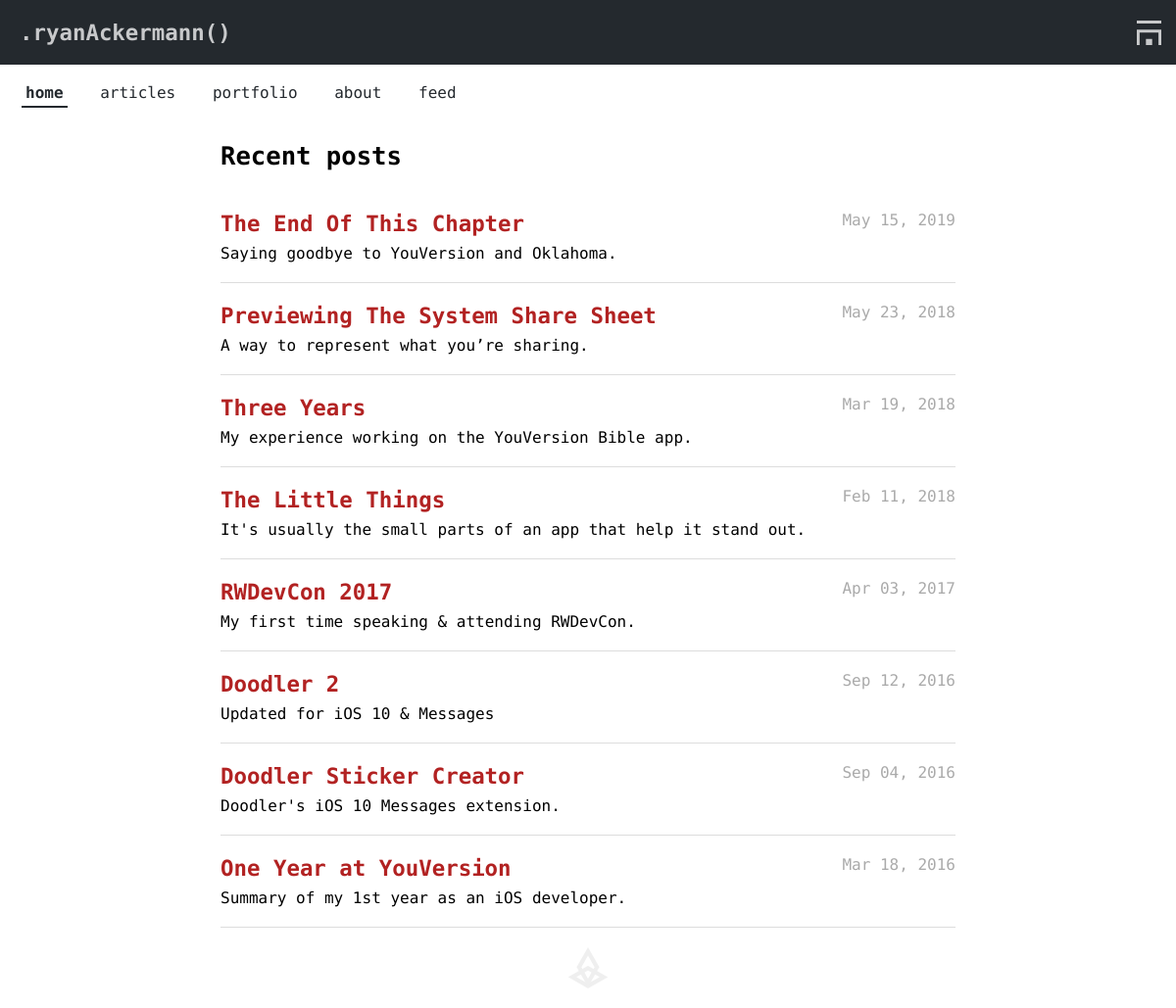
The page / on the database its author committed.
### app/models.py (models this page shows, shortened)
class Post(db.Model):
    id = db.Column(db.Integer, primary_key = True)
    title = db.Column(db.String)
    description = db.Column(db.String)
    content = db.Column(db.String)
    slug = db.Column(db.String)
    timestamp = db.Column(db.DateTime)
    draft = db.Column(db.Boolean, default=True)
    category_id = db.Column(db.Integer, db.ForeignKey('category.id'))
    category = db.relationship('Category', backref=db.backref('posts', lazy='dynamic'))

### app/views.py (the view)
@app.route('/')
def index():
	posts = Post.query.order_by(Post.timestamp.desc()).filter_by(draft=False).all()
	return render_template('index.html', posts=posts, auth=has_auth(), current='index', shape_num=randint(1,9))

### app/__init__.py (called while the page is built)
@app.template_filter('prettytime')
def prettytime(date):
    return date.strftime("%b %d, %Y")

### app/views.py (called while the page is built)
def has_auth():
	return 'username' in session

### app/templates/index.html
{% extends "base.html" %}
{% block stylesheet %}
	<link rel="stylesheet" type="text/css" href="/static/stylesheets/post_list.css">
{% endblock%}
{% block content %}
	<article>
		{% if posts|length == 0 %}
			<h3>No recent posts.</h3>
		{% else %}
			<h1>Recent posts</h1>
			{% for post in posts %}
				<a href="/posts/{{ post.slug }}">
					<div class="post">
						<div id="titledate">
							<h2 id="title">{{ post.title }}</h2>
							<div id="date">{{ post.timestamp|prettytime }}</div>
						</div>
						<div id="preview">
							{{ post.description }}
						</div>
					</div>
				</a>
			{% endfor %}
		{% endif %}
	</article>
	<footer>
		{% if shape_num %}
			<img id="shape" src="/static/shapes/{{ shape_num }}-geo-shape.svg">
		{% endif %}
	</footer>
{% endblock %}

### app/static/stylesheets/primary.css (style rules this page uses)
:root { --border-color: #CCC; --better-black: #24292E; --better-white: #C8C9CB; --main-color: firebrick; --main-hover-color: #C4191C; --main-background: linear-gradient(90deg, #2E94B9 0%, #27b1b1 100%); }
body { font-family: 'Fira Mono', monospace; background: #FFF; text-align: left; margin: 0; }
body h1 { font-size: 1.6em; }
body h2 { font-size: 1.4em; }
body article { width: 85%; margin: 0 auto; max-width: 750px; }
body article a { color: var(--main-color); }

### app/static/stylesheets/post_list.css (style rules this page uses)
.post { padding-top: 12px; padding-bottom: 8px; border-bottom: 1px solid #ddd; }
.post #titledate { padding: .5em 0; }
.post #titledate #title { display: inline; color: var(--main-color); }
.post #titledate #date { float: right; display: inline; color: #aaa; }
.post #preview { color: black; padding-bottom: 12px; }
a { color: black; text-decoration: none; }
#date { color: #aaa; }
img#shape { margin: auto; padding: 20px 0; display: block; width: 100%; height: 42px; }

### rows shown on the page
Post: title "The End Of This Chapter", timestamp|prettytime "May 15, 2019", description "Saying goodbye to YouVersion and Oklahoma."
Post: title "Previewing The System Share Sheet", timestamp|prettytime "May 23, 2018", description "A way to represent what you’re sharing."
Post: title "Three Years", timestamp|prettytime "Mar 19, 2018", description "My experience working on the YouVersion Bible app."
Post: title "The Little Things", timestamp|prettytime "Feb 11, 2018", description "It's usually the small parts of an app that help it stand out."
Post: title "RWDevCon 2017", timestamp|prettytime "Apr 03, 2017", description "My first time speaking & attending RWDevCon."
Post: title "Doodler 2", timestamp|prettytime "Sep 12, 2016", description "Updated for iOS 10 & Messages"
Post: title "Doodler Sticker Creator", timestamp|prettytime "Sep 04, 2016", description "Doodler's iOS 10 Messages extension."
Post: title "One Year at YouVersion", timestamp|prettytime "Mar 18, 2016", description "Summary of my 1st year as an iOS developer."
